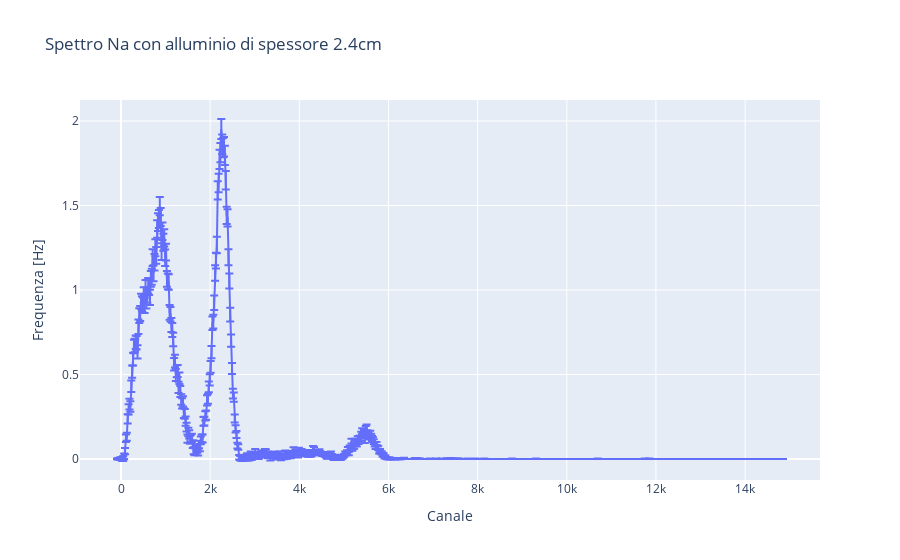

The code cell stored with this chart in its notebook:
### Code cell
'''

    ARIA 2.4cm

'''

segnale_2_4cm = pd.read_csv(r'C:\Users\Black\Desktop\Esperimentazioni di Nucleare e Subnucleare\SiPM\Spettrometria Gamma\BGO\Aria\Data\2.4cm.csv', sep=' \t', engine='python')
channel_2_4 = np.array(segnale_2_4cm['Channel'])
counts_2_4 = np.array(segnale_2_4cm['Counts'])

# calculating frequency and removing background noise
N = 17
frequency_2_4 = frequency_converter(counts_2_4, time_signal=600)
background_2_4 = SNIP_algorithm(frequency_2_4[0], iterations=N)
frequency_2_4 = (frequency_2_4[0] - background_2_4, frequency_2_4[1])


# plot
fig = px.line(x=channel_2_4, y=frequency_2_4[0], error_y=frequency_2_4[1], title='Spettro Na con alluminio di spessore 2.4cm', labels={'x':'Canale', 'y':'Frequenza [Hz]'})
fig.show()


# fit
ls = LeastSquares(channel_2_4, frequency_2_4[0], frequency_2_4[1], func2)
m = Minuit(ls, A1=633, mu1=2200, sigma1=200, A2=108, mu2=1760, sigma2=30)
ls.mask = (channel_2_4 > 1650) & (channel_2_4 < 2600)
m.limits = [(0, None), (0, None), (0, None), (0, 2000), (1500, 2000), (0, None)]
m.migrad()
m.hesse()
display(m)

freq_integral = []
channel_integral = []
integral_extremes = [1600, 2600]
for i in range(len(channel_2_4)):
    if channel_2_4[i] > integral_extremes[0] and channel_2_4[i] < integral_extremes[1]:
        freq_integral.append(frequency_2_4[0][i])
        channel_integral.append(channel_2_4[i])

print(f'Area picco con integrale trapezoidale: {np.trapz(freq_integral, channel_integral):.2f}')
print(f'Area picco con integrale fit: {m.values["A1"]:.2f} ± {m.errors["A1"]:.2f}')

intensità_511KeV.append(m.values['A1']+m.values['A2'])
intensità_trapz_511KeV.append(np.trapz(freq_integral, channel_integral))
err_intensità_511KeV.append(np.sqrt(m.errors['A1']**2+m.errors['A2']**2))

# calcolo errore sistematico DOWN
frequency_2_4 = frequency_converter(counts_2_4, time_signal=600)
background_2_4 = SNIP_algorithm(frequency_2_4[0], iterations=N+1)
frequency_2_4 = (frequency_2_4[0] - background_2_4, frequency_2_4[1])

ls = LeastSquares(channel_2_4, frequency_2_4[0], frequency_2_4[1], func2)
m = Minuit(ls, A1=633, mu1=2200, sigma1=200, A2=108, mu2=1760, sigma2=30)
ls.mask = (channel_2_4 > 1650) & (channel_2_4 < 2600)
m.migrad()
m.hesse()
display(m)

area_down = m.values['A1'] + m.values['A2']
print(f'Area picco con integrale fit: {area_down:.2f}')

# calcolo errore sistematico UP
frequency_2_4 = frequency_converter(counts_2_4, time_signal=600)
background_2_4 = SNIP_algorithm(frequency_2_4[0], iterations=N-1)
frequency_2_4 = (frequency_2_4[0] - background_2_4, frequency_2_4[1])

ls = LeastSquares(channel_2_4, frequency_2_4[0], frequency_2_4[1], func2)
m = Minuit(ls, A1=633, mu1=2200, sigma1=200, A2=108, mu2=1760, sigma2=30)
ls.mask = (channel_2_4 > 1650) & (channel_2_4 < 2600)
m.migrad()
m.hesse()
display(m)

area_up = m.values['A1'] + m.values['A2']
print(f'Area picco con integrale fit: {area_up:.2f}')

err_sistematico = abs(area_up - area_down)/2
err_sistematico_511KeV.append(err_sistematico)
print(f'Errore statistico: {m.errors["A1"]:.2f}')
print(f'Errore sistematico: {err_sistematico:.2f}')

### Figure 1 — Plotly figure (JSON) as saved in the notebook; plotly's stock layout.template omitted (floating-point values rounded to 4 significant figures; data arrays with more than 128 entries replaced by an {"elided": "..."} marker saying what was removed)
{"data": [{"error_y": {"array": {"elided": "748 float values"}}, "hovertemplate": "Canale=%{x}<br>Frequenza [Hz]=%{y}<extra></extra>", "legendgroup": "", "line": {"color": "#636efa", "dash": "solid"}, "marker": {"symbol": "circle"}, "mode": "lines", "name": "", "orientation": "v", "showlegend": false, "type": "scatter", "x": {"elided": "748 int values"}, "xaxis": "x", "y": {"elided": "748 float values"}, "yaxis": "y"}], "layout": {"legend": {"tracegroupgap": 0}, "title": {"text": "Spettro Na con alluminio di spessore 2.4cm"}, "xaxis": {"anchor": "y", "domain": [0, 1], "title": {"text": "Canale"}}, "yaxis": {"anchor": "x", "domain": [0, 1], "title": {"text": "Frequenza [Hz]"}}}}
